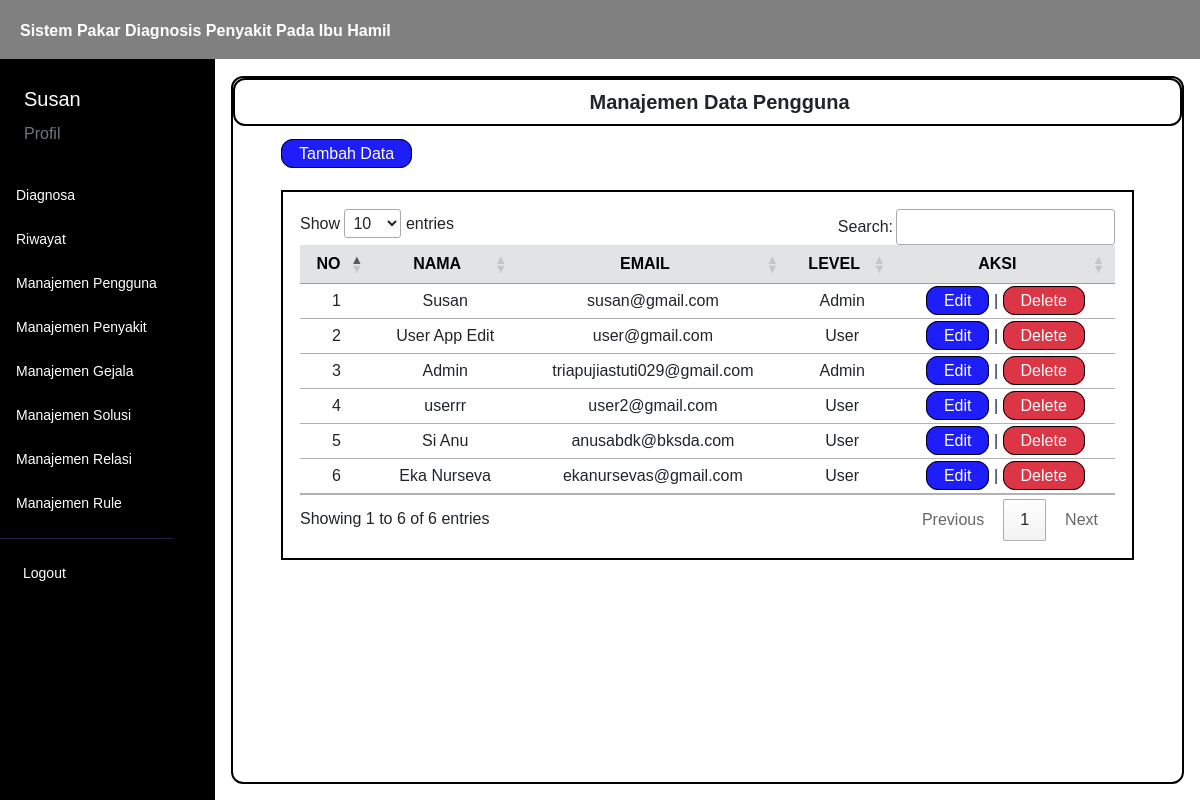
The page /menu/manaj_pengguna.php (signed in) on the database its author committed.
### tables this page shows
CREATE TABLE `user` (
  `iduser` int(11) NOT NULL,
  `username` varchar(50) NOT NULL,
  `password` varchar(100) NOT NULL,
  `nama` varchar(50) NOT NULL,
  `email` varchar(50) NOT NULL,
  `level` varchar(40) NOT NULL
);

### controller/main.php (called while the page is built, shortened)
<?php
$conn = mysqli_connect("localhost", "root", "", "kehamilan");
function query($query)
{
    global $conn;
    $result = mysqli_query($conn, $query);
    $rows = [];
    while ($row = mysqli_fetch_assoc($result)) {
        $rows[] = $row;
    }
    return $rows;
}
function generateRandomKey()
{
    $keyLength = 32;
    $randomBytes = openssl_random_pseudo_bytes($keyLength, $strong);
    if (!$strong) {
        $randomBytes = random_bytes($keyLength);
    }
    return base64_encode($randomBytes);
}
function enkripsi($kata)
{
    $key = generateRandomKey();
    $string = openssl_encrypt($kata, 'AES-256-CBC', $key, 0, substr($key, 0, 16));
    $hasilEnkripsi = base64_encode($key . $string);
    return $hasilEnkripsi;
}
function dekripsi($kata)
{
    $string = base64_decode($kata);
    $key = substr($string, 0, 44);
    $enkripsi = substr($string, 44);
    $hasil = openssl_decrypt($enkripsi, 'AES-256-CBC', $key, 0, substr($key, 0, 16));
    return $hasil;
}
function cari_user() {
    $id = dekripsi($_COOKIE['SPKehamilan']);
    $user = query("SELECT * FROM user WHERE iduser = $id")[0];
    return $user;
}
function validasi_admin()
{
    $id = dekripsi($_COOKIE['SPKehamilan']);
    $cek = query("SELECT * FROM user WHERE iduser = $id")[0];
}
?>

### menu/manaj_pengguna.php (the view, shortened to what this page needs)
<?php
$data = query("SELECT * FROM user");
?>
<html lang="en">
<head>
    <link href="https://cdn.jsdelivr.net/npm/bootstrap@5.3.0/dist/css/bootstrap.min.css" rel="stylesheet"
>
    <link rel="stylesheet" href="https://cdn.datatables.net/1.13.4/css/jquery.dataTables.min.css">
    <link rel="stylesheet" href="../style.css">
</head>
<body>
    <div class="content">
        <?php
        require_once('../navbar/navbar.php');
        ?>
        <div class="main-container m-0">
            <div class="d-flex">
                <?php
                require_once('../navbar/sidebar.php');
                ?>
                <div class="contents px-3 py-3">
                    <div class="box">
                        <div class="box1">
                            <h5 class="text-dark text-center mb-0 ms-4 fw-bold">
                                Manajemen Data Pengguna
                            </h5>
                        </div>
                        <div class="ms-5 mt-3">
                            <a href="../insert/pengguna.php">Tambah Data</a>
                        </div>
                        <div class="tabel mt-4 mx-5">
                            <table id="example" class="table table-hover text-center">
                                <thead>
                                    <tr class="table-secondary">
                                        <th class="text-center" scope="col">NO</th>
                                        <th class="text-center" scope="col">NAMA</th>
                                        <th class="text-center" scope="col">EMAIL</th>
                                        <th class="text-center" scope="col">LEVEL</th>
                                        <th class="text-center" scope="col">AKSI</th>
                                    </tr>
                                </thead>
                                <tbody>
                                    <?php
                                        $i = 1;
                                        foreach ($data as $d):
                                        $id_enkrip = enkripsi($d['iduser']);
                                        ?>
                                        <tr>
                                            <td>
                                                <?= $i; ?>
                                            </td>
                                            <td>
                                                <?= $d['nama']; ?>
                                            </td>
                                            <td>
                                                <?= $d['email']; ?>
                                            </td>
                                            <td>
                                                <?= $d['level']; ?>
                                            </td>
                                            <td>
                                                <a href="../edit/pengguna.php?id=<?= $id_enkrip; ?>">Edit</a> | <a href="#"
                                                    class="delete bg-danger" id="delete"
                                                    onclick="confirmDelete(<?= $d['iduser']; ?>)">Delete</a>
                                            </td>
                                        </tr>
                                        <?php
                                        $i++;
                                        endforeach;
                                    ?>
                                </tbody>
                            </table>
                        </div>
                    </div>
                </div>
            </div>
        </div>
    </div>
</body>
</html>

### navbar/sidebar.php (shortened to what this page needs)
<?php
validasi_admin();
?>
<div class="sidebar" id="side_nav">
    <div class="content-side">
        <div class="profil pt-4">
            <span class="text-white ms-4 fs-5">
                <?= $user['nama']; ?>
            </span>
            <div class="ms-4 mt-2">
                <a class="text-decoration-none text-secondary" href="../menu/profil.php">Profil</a>
            </div>
        </div>
        <div class="">
            <ul class="list-unstyled pt-4 fw-medium">
                <li class="">
                    <a href="../diagnosa" class="text-decoration-none d-block">
                        <span>Diagnosa</span>
                    </a>
                </li>
                <li class="">
                    <a href="../menu/riwayat.php" class="text-decoration-none d-block">
                        <span>Riwayat</span>
                    </a>
                </li>
                <li class="">
                    <a href="../menu/manaj_pengguna.php" class="text-decoration-none d-block">
                        <span>Manajemen Pengguna</span>
                    </a>
                </li>
                <li class="">
                    <a href="../menu/manaj_penyakit.php" class="text-decoration-none d-block">
                        <span>Manajemen Penyakit</span>
                    </a>
                </li>
                <li class="">
                    <a href="../menu/manaj_gejala.php" class="text-decoration-none d-block">
                        <span>Manajemen Gejala</span>
                    </a>
                </li>
                <li class="">
                    <a href="../menu/manaj_solusi.php" class="text-decoration-none d-block">
                        <span>Manajemen Solusi</span>
                    </a>
                </li>
                <li class="">
                    <a href="../menu/manaj_relasi.php" class="text-decoration-none d-block">
                        <span>Manajemen Relasi</span>
                    </a>
                </li>
                <li class="">
                    <a href="../menu/manaj_rule.php" class="text-decoration-none d-block">
                        <span>Manajemen Rule</span>
                    </a>
                </li>
            </ul>
        </div>
        <hr class="hr-color">
        <ul class="list-unstyled fw-medium pb-5">
            <li>
                <a href="../logout.php" class="text-decoration-none d-block">
                    <span>Logout</span>
                </a>
            </li>
        </ul>
    </div>
</div>

### style.css (style rules this page uses)
* { font-family: "Chakra Petch", sans-serif; }
body { background: white; margin: 0; padding: 0; border: 0; }
.content { min-height: 100vh; width: 100%; }
.sidebar { background: black; min-width: 215px; max-width: 215px; transition: all ease-in 0.3s; min-height: 100vh; }
hr.hr-color { color: #272247; opacity: 1; }
.sidebar ul { padding: 0 11px; }
.sidebar li { margin: 7px 0; }
.sidebar li a { color: white; padding: 8px 5px; font-size: 14px; margin-left: 0; }
.content-side { position: fixed; margin-top: 60px; }
.contents { width: 100%; margin-top: 60px; }
.content .contents a { border: solid black 1px; border-radius: 12px; padding: 5px 17px; background: rgb(30, 30, 250); color: #ffffff; text-decoration: none; }
.content .contents .delete { border: solid black 1px; border-radius: 12px; padding: 5px 17px; background: rgb(250, 30, 30); color: #ffffff; text-decoration: none; }
.tabel { border: solid black 2px; padding: 17px; }
.contents .tabel table thead { background-color: #272247; }
.box { border: black solid 2px; border-radius: 12px; height: 100%; }
.box1 { border: black solid 2px; border-radius: 12px; padding: 10px; }

### rows shown on the page
user: nama "Susan", email "susan@gmail.com", level "Admin"
user: nama "User App Edit", email "user@gmail.com", level "User"
user: nama "Admin", email "triapujiastuti029@gmail.com", level "Admin"
user: nama "userrr", email "user2@gmail.com", level "User"
user: nama "Si Anu", email "anusabdk@bksda.com", level "User"
user: nama "Eka Nurseva", email "ekanursevas@gmail.com", level "User"
